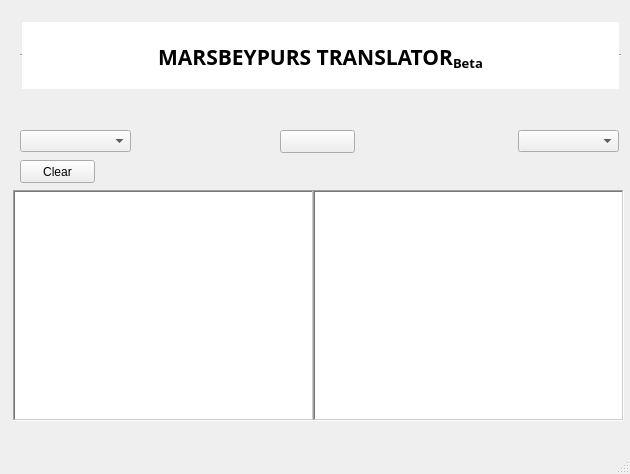
<?xml version="1.0" encoding="UTF-8"?>
<ui version="4.0">
 <class>MainWindow</class>
 <widget class="QMainWindow" name="MainWindow">
  <property name="geometry">
   <rect>
    <x>0</x>
    <y>0</y>
    <width>630</width>
    <height>474</height>
   </rect>
  </property>
  <property name="windowTitle">
   <string>MainWindow</string>
  </property>
  <widget class="QWidget" name="centralwidget">
   <property name="acceptDrops">
    <bool>false</bool>
   </property>
   <property name="autoFillBackground">
    <bool>true</bool>
   </property>
   <widget class="QLabel" name="label">
    <property name="geometry">
     <rect>
      <x>0</x>
      <y>0</y>
      <width>641</width>
      <height>461</height>
     </rect>
    </property>
    <property name="text">
     <string/>
    </property>
    <property name="pixmap">
     <pixmap>M:/mywebweb/09.jpg</pixmap>
    </property>
   </widget>
   <widget class="QPushButton" name="pushButton">
    <property name="geometry">
     <rect>
      <x>280</x>
      <y>130</y>
      <width>75</width>
      <height>23</height>
     </rect>
    </property>
    <property name="autoFillBackground">
     <bool>false</bool>
    </property>
    <property name="text">
     <string/>
    </property>
    <property name="icon">
     <iconset>
      <normaloff>opposite.ico</normaloff>opposite.ico</iconset>
    </property>
    <property name="iconSize">
     <size>
      <width>32</width>
      <height>39</height>
     </size>
    </property>
   </widget>
   <widget class="QComboBox" name="comboBox">
    <property name="geometry">
     <rect>
      <x>20</x>
      <y>130</y>
      <width>111</width>
      <height>22</height>
     </rect>
    </property>
    <property name="autoFillBackground">
     <bool>true</bool>
    </property>
   </widget>
   <widget class="QComboBox" name="comboBox_2">
    <property name="geometry">
     <rect>
      <x>518</x>
      <y>130</y>
      <width>101</width>
      <height>22</height>
     </rect>
    </property>
    <property name="autoFillBackground">
     <bool>true</bool>
    </property>
   </widget>
   <widget class="QTextEdit" name="textEdit">
    <property name="geometry">
     <rect>
      <x>20</x>
      <y>20</y>
      <width>601</width>
      <height>71</height>
     </rect>
    </property>
    <property name="font">
     <font>
      <family>Corbel Light</family>
     </font>
    </property>
    <property name="frameShape">
     <enum>QFrame::HLine</enum>
    </property>
    <property name="readOnly">
     <bool>true</bool>
    </property>
    <property name="html">
     <string>&lt;!DOCTYPE HTML PUBLIC &quot;-//W3C//DTD HTML 4.0//EN&quot; &quot;http://www.w3.org/TR/REC-html40/strict.dtd&quot;&gt;
&lt;html&gt;&lt;head&gt;&lt;meta name=&quot;qrichtext&quot; content=&quot;1&quot; /&gt;&lt;style type=&quot;text/css&quot;&gt;
p, li { white-space: pre-wrap; }
&lt;/style&gt;&lt;/head&gt;&lt;body style=&quot; font-family:'Corbel Light'; font-size:8.25pt; font-weight:400; font-style:normal;&quot;&gt;
&lt;p align=&quot;center&quot; style=&quot;-qt-paragraph-type:empty; margin-top:0px; margin-bottom:0px; margin-left:0px; margin-right:0px; -qt-block-indent:0; text-indent:0px; font-family:'MS Shell Dlg 2';&quot;&gt;&lt;br /&gt;&lt;/p&gt;
&lt;p align=&quot;center&quot; style=&quot; margin-top:0px; margin-bottom:0px; margin-left:0px; margin-right:0px; -qt-block-indent:0; text-indent:0px;&quot;&gt;&lt;span style=&quot; font-family:'MS Shell Dlg 2'; font-size:16pt; font-weight:600;&quot;&gt;MARSBEYPURS TRANSLATOR&lt;/span&gt;&lt;span style=&quot; font-family:'MS Shell Dlg 2'; font-size:16pt; font-weight:600; vertical-align:sub;&quot;&gt;Beta&lt;/span&gt;&lt;/p&gt;&lt;/body&gt;&lt;/html&gt;</string>
    </property>
   </widget>
   <widget class="QPlainTextEdit" name="plainTextEdit">
    <property name="geometry">
     <rect>
      <x>13</x>
      <y>190</y>
      <width>301</width>
      <height>231</height>
     </rect>
    </property>
    <property name="frameShape">
     <enum>QFrame::WinPanel</enum>
    </property>
   </widget>
   <widget class="QTextEdit" name="textEdit_2">
    <property name="geometry">
     <rect>
      <x>313</x>
      <y>190</y>
      <width>311</width>
      <height>231</height>
     </rect>
    </property>
    <property name="frameShape">
     <enum>QFrame::WinPanel</enum>
    </property>
   </widget>
   <widget class="QPushButton" name="pushButton_2">
    <property name="geometry">
     <rect>
      <x>20</x>
      <y>160</y>
      <width>75</width>
      <height>23</height>
     </rect>
    </property>
    <property name="text">
     <string>Clear</string>
    </property>
   </widget>
  </widget>
  <widget class="QStatusBar" name="statusbar"/>
  <action name="actionAbout">
   <property name="text">
    <string>About</string>
   </property>
  </action>
  <action name="actionExit">
   <property name="text">
    <string>Exit</string>
   </property>
  </action>
 </widget>
 <resources/>
 <connections/>
</ui>
